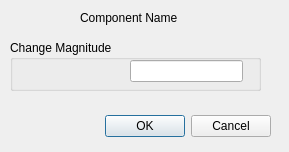
<?xml version="1.0" encoding="UTF-8"?>
<ui version="4.0">
 <class>Dialog</class>
 <widget class="QDialog" name="Dialog">
  <property name="geometry">
   <rect>
    <x>0</x>
    <y>0</y>
    <width>289</width>
    <height>152</height>
   </rect>
  </property>
  <property name="contextMenuPolicy">
   <enum>Qt::ActionsContextMenu</enum>
  </property>
  <property name="windowTitle">
   <string>Dialog</string>
  </property>
  <widget class="QDialogButtonBox" name="buttonBox">
   <property name="geometry">
    <rect>
     <x>20</x>
     <y>110</y>
     <width>251</width>
     <height>32</height>
    </rect>
   </property>
   <property name="orientation">
    <enum>Qt::Horizontal</enum>
   </property>
   <property name="standardButtons">
    <set>QDialogButtonBox::Cancel|QDialogButtonBox::Ok</set>
   </property>
  </widget>
  <widget class="QLabel" name="label">
   <property name="geometry">
    <rect>
     <x>80</x>
     <y>10</y>
     <width>151</width>
     <height>16</height>
    </rect>
   </property>
   <property name="text">
    <string>Component Name</string>
   </property>
  </widget>
  <widget class="QGroupBox" name="groupBox">
   <property name="geometry">
    <rect>
     <x>10</x>
     <y>40</y>
     <width>251</width>
     <height>51</height>
    </rect>
   </property>
   <property name="title">
    <string>Change Magnitude</string>
   </property>
   <widget class="QLineEdit" name="lineEdit">
    <property name="geometry">
     <rect>
      <x>120</x>
      <y>20</y>
      <width>113</width>
      <height>22</height>
     </rect>
    </property>
   </widget>
  </widget>
 </widget>
 <resources/>
 <connections>
  <connection>
   <sender>buttonBox</sender>
   <signal>accepted()</signal>
   <receiver>Dialog</receiver>
   <slot>accept()</slot>
   <hints>
    <hint type="sourcelabel">
     <x>248</x>
     <y>254</y>
    </hint>
    <hint type="destinationlabel">
     <x>157</x>
     <y>274</y>
    </hint>
   </hints>
  </connection>
  <connection>
   <sender>buttonBox</sender>
   <signal>rejected()</signal>
   <receiver>Dialog</receiver>
   <slot>reject()</slot>
   <hints>
    <hint type="sourcelabel">
     <x>316</x>
     <y>260</y>
    </hint>
    <hint type="destinationlabel">
     <x>286</x>
     <y>274</y>
    </hint>
   </hints>
  </connection>
 </connections>
</ui>
